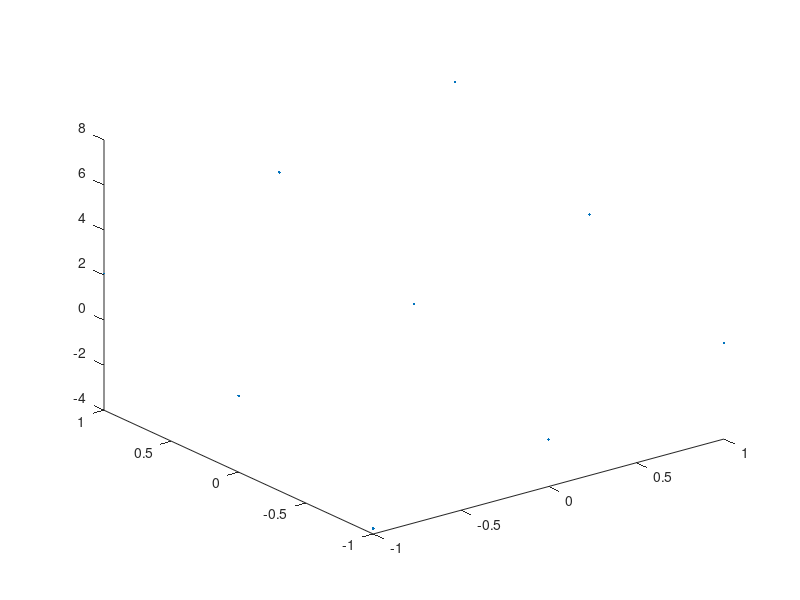

Reproduce this figure in MATLAB. (Note: this script raises an error after producing the figure.)
clear all
%testing script
t1 = linspace(-1,1,3);
t2 = linspace(-1,1,3);

[tt1,tt2] = meshgrid(t1,t2);

cen = 1 + 2*tt1(:) + 3*tt2(:) + 0.5 * rand(size(tt1(:)));

plot3(tt1(:),tt2(:),cen,'.')

one_col = ones(1,length(cen)).';
test_data = [tt1(:) one_col tt2(:) one_col cen one_col];

[fit,MSE] = phase1_fit(test_data,'x')
